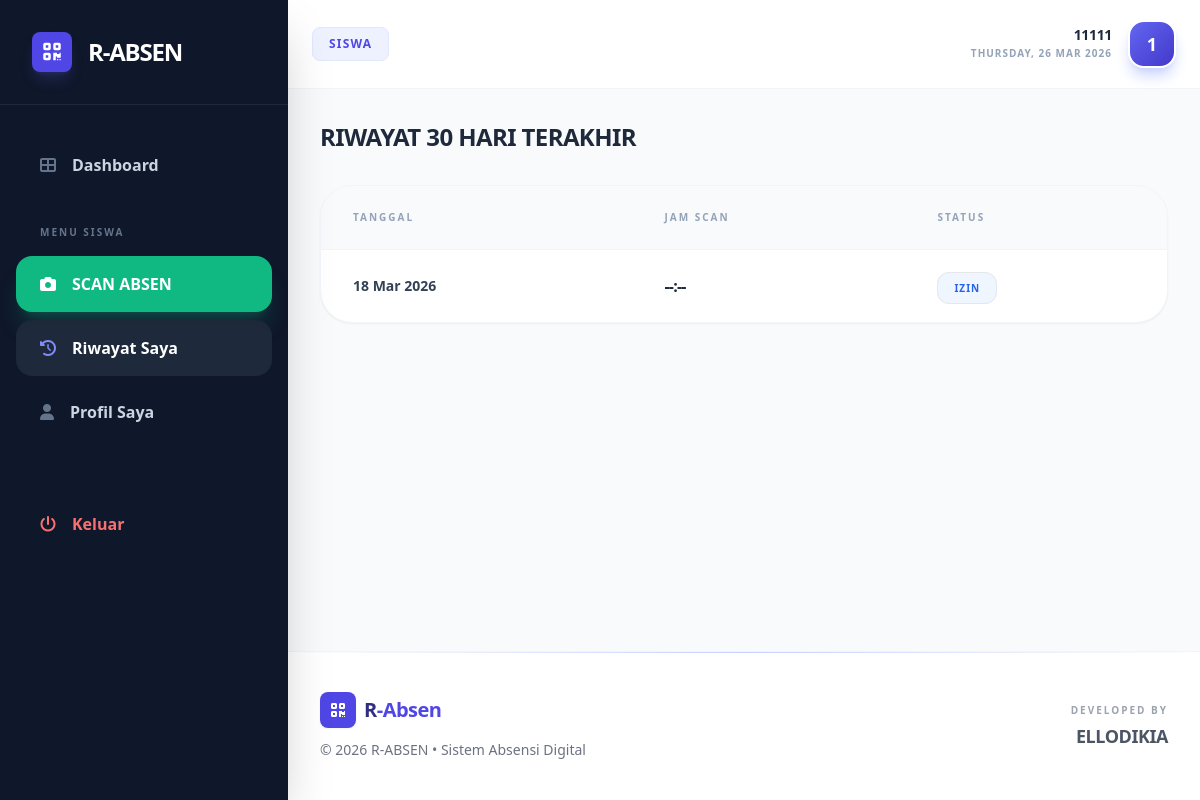
Page /siswa/riwayat.php (signed in) on the earlier database version.
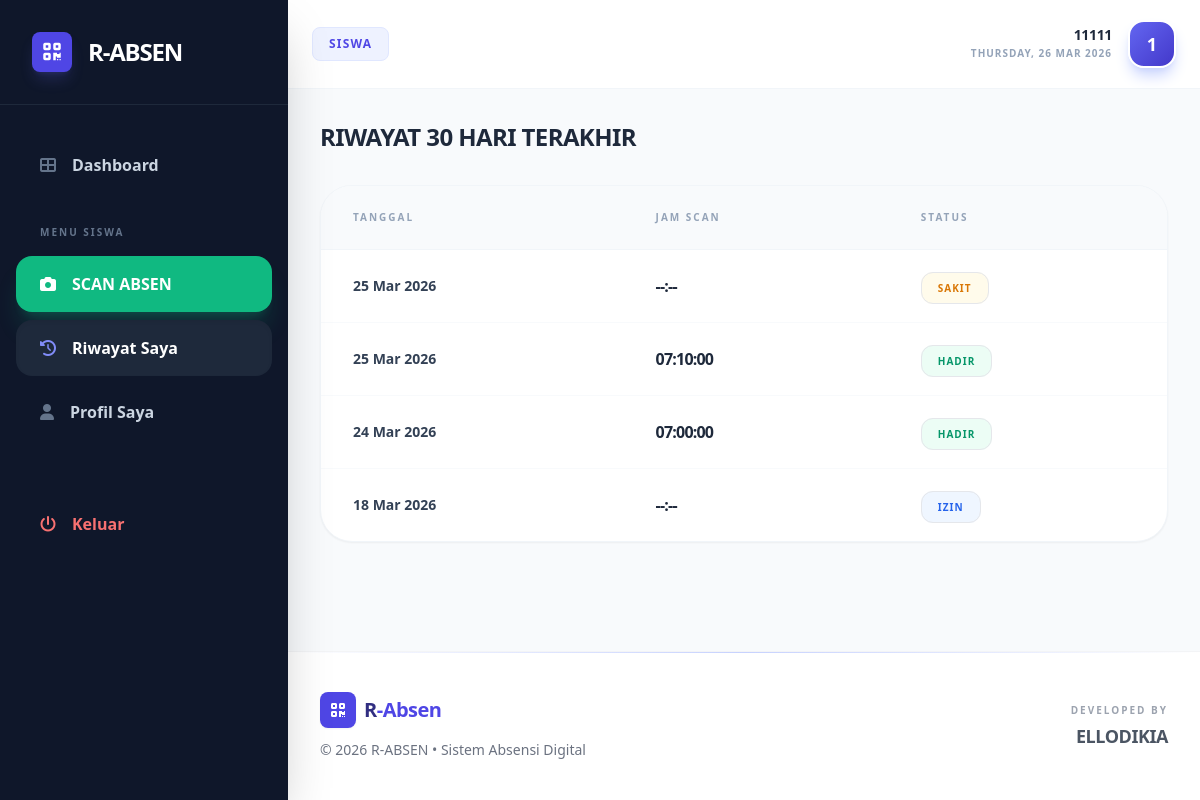
Same page on the later database version.
### tables this page shows
CREATE TABLE `absensi` (
  `id` int(11) NOT NULL,
  `siswa_id` int(11) DEFAULT NULL,
  `tanggal` date DEFAULT NULL,
  `jam_masuk` time DEFAULT NULL,
  `status` enum('hadir','sakit','izin','alpha') DEFAULT 'hadir',
  `keterangan` text DEFAULT NULL
);

### siswa/riwayat.php (the view, shortened to what this page needs)
<?php
include '../include/config.php';
$user_id = $_SESSION['id'];
$siswa = mysqli_fetch_assoc(mysqli_query($conn, "SELECT id FROM siswa WHERE user_id = '$user_id'"));
$siswa_id = $siswa['id'];
$query_riwayat = "SELECT * FROM absensi WHERE siswa_id = '$siswa_id' ORDER BY tanggal DESC LIMIT 30";
$result_riwayat = mysqli_query($conn, $query_riwayat);
?>
<!DOCTYPE html>
<html lang="id">
<head>
    <script src="https://cdn.tailwindcss.com"></script>
    <link rel="stylesheet" href="https://cdnjs.cloudflare.com/ajax/libs/font-awesome/6.0.0/css/all.min.css">
</head>
<body class="bg-slate-50 flex">
    <?php include '../include/sidebar.php'; ?>
    <div class="flex-1 md:ml-72 flex flex-col min-h-screen">
        <?php include '../include/header_nav.php'; ?>
        <main class="p-4 md:p-8">
            <h1 class="text-2xl font-black text-slate-800 mb-8 uppercase tracking-tight">Riwayat 30 Hari Terakhir</h1>
            <div class="bg-white rounded-[2rem] shadow-sm border border-slate-100 overflow-hidden">
                <div class="overflow-x-auto">
                    <table class="w-full text-left border-collapse">
                        <thead>
                            <tr class="bg-slate-50 text-slate-400 text-[10px] uppercase font-black tracking-[0.2em] border-b border-slate-100">
                                <th class="px-8 py-6">Tanggal</th>
                                <th class="px-8 py-6">Jam Scan</th>
                                <th class="px-8 py-6">Status</th>
                            </tr>
                        </thead>
                        <tbody class="divide-y divide-slate-50">
                            <?php if(mysqli_num_rows($result_riwayat) > 0): while($row = mysqli_fetch_assoc($result_riwayat)):
                                $colors = ['hadir'=>'bg-emerald-50 text-emerald-600', 'sakit'=>'bg-amber-50 text-amber-600', 'izin'=>'bg-blue-50 text-blue-600', 'alpha'=>'bg-rose-50 text-rose-600'];
                            ?>
                            <tr class="hover:bg-slate-50/50 transition-colors">
                                <td class="px-8 py-6 font-bold text-slate-700 text-sm"><?= date('d M Y', strtotime($row['tanggal'])) ?></td>
                                <td class="px-8 py-6 font-black text-slate-800 tracking-tighter"><?= $row['jam_masuk'] != '00:00:00' ? $row['jam_masuk'] : '--:--' ?></td>
                                <td class="px-8 py-6">
                                    <span class="px-4 py-2 rounded-xl text-[10px] font-black uppercase tracking-widest border <?= $colors[$row['status']] ?>"><?= $row['status'] ?></span>
                                </td>
                            </tr>
                            <?php endwhile; else: ?>
                            <tr><td colspan="3" class="px-8 py-20 text-center font-bold text-slate-300 uppercase tracking-widest text-xs">Belum ada riwayat</td></tr>
                            <?php endif; ?>
                        </tbody>
                    </table>
                </div>
            </div>
        </main>
        <?php include '../include/footer.php';?>
    </div>
</body>
</html>

### include/sidebar.php (shortened to what this page needs)
<?php
    $role = $_SESSION['role'] ?? '';
    $current_page = basename($_SERVER['PHP_SELF']);
?>
<aside id="sidebar" class="fixed inset-y-0 left-0 bg-slate-900 text-white w-72 transform -translate-x-full md:translate-x-0 transition-all duration-300 ease-in-out z-50 shadow-2xl">
    <div class="p-8 flex items-center space-x-4 border-b border-slate-800">
        <div class="w-10 h-10 bg-indigo-600 rounded-lg flex items-center justify-center shadow-lg shadow-indigo-500/20">
            <i class="fas fa-qrcode text-white text-xl"></i>
        </div>
        <span class="text-2xl font-black tracking-tighter">R-ABSEN</span>
    </div>
    <nav class="mt-8 px-4 space-y-2 overflow-y-auto max-h-[calc(100vh-120px)] pb-20">
        <a href="../<?= $role ?>/dashboard.php" class="flex items-center px-6 py-4 rounded-2xl transition-all group font-bold <?= $current_page == 'dashboard.php' ? 'bg-slate-800 text-white shadow-inner' : 'hover:bg-slate-800 text-slate-300' ?>">
            <i class="fas fa-th-large mr-4 <?= $current_page == 'dashboard.php' ? 'text-indigo-400' : 'text-slate-500 group-hover:text-indigo-400' ?>"></i> Dashboard
        </a>
        <?php if($role == 'siswa'): ?>
            <div class="pt-6 pb-2 px-6 text-[10px] font-black text-slate-500 uppercase tracking-[0.2em]">Menu Siswa</div>
            <a href="scan.php" class="flex items-center px-6 py-4 text-white rounded-2xl shadow-xl shadow-emerald-500/20 font-bold transition-all <?= $current_page == 'scan.php' ? 'bg-emerald-700 ring-2 ring-emerald-400/50' : 'bg-emerald-500 hover:bg-emerald-600' ?>">
                <i class="fas fa-camera mr-4"></i> SCAN ABSEN
            </a>
            <a href="riwayat.php" class="flex items-center px-6 py-4 rounded-2xl transition-all group font-bold <?= $current_page == 'riwayat.php' ? 'bg-slate-800 text-white shadow-inner' : 'hover:bg-slate-800 text-slate-300' ?>">
                <i class="fas fa-history mr-4 <?= $current_page == 'riwayat.php' ? 'text-indigo-400' : 'text-slate-500 group-hover:text-indigo-400' ?>"></i> Riwayat Saya
            </a>
            <a href="profil.php" class="flex items-center px-6 py-4 rounded-2xl transition-all group font-bold <?= $current_page == 'profil.php' ? 'bg-slate-800 text-white shadow-inner' : 'hover:bg-slate-800 text-slate-300' ?>">
                <i class="fas fa-user mr-4 <?= $current_page == 'profil.php' ? 'text-indigo-400' : 'text-slate-500 group-hover:text-indigo-400' ?>"></i> Profil Saya
            </a>
        <?php endif; ?>
        <div class="pt-12">
            <a href="../logout.php" class="flex items-center px-6 py-4 rounded-2xl text-red-400 hover:bg-red-500/10 hover:text-red-500 transition-all font-bold">
                <i class="fas fa-power-off mr-4"></i> Keluar
            </a>
        </div>
    </nav>
</aside>

### include/header_nav.php (shortened to what this page needs)
<header class="bg-white border-b border-slate-100 px-6 py-5 flex justify-between items-center sticky top-0 z-30">
    <div class="hidden md:block">
        <div class="flex items-center gap-3">
            <span class="text-xs font-black bg-indigo-50 text-indigo-600 px-4 py-2 rounded-lg uppercase tracking-widest border border-indigo-100">
                <?= $_SESSION['role'] ?>
            </span>
        </div>
    </div>
    <div class="flex items-center gap-4">
        <div class="text-right hidden sm:block">
            <p class="text-sm font-black text-slate-800 leading-none mb-1 uppercase tracking-tight"><?= $_SESSION['username'] ?></p>
            <p class="text-[10px] font-bold text-slate-400 uppercase tracking-widest"><?= date('l, d M Y') ?></p>
        </div>
        <div class="w-12 h-12 rounded-2xl bg-gradient-to-br from-indigo-500 to-indigo-700 flex items-center justify-center text-white font-black text-lg shadow-lg shadow-indigo-200 border-2 border-white">
            <?= strtoupper(substr($_SESSION['username'], 0, 1)) ?>
        </div>
    </div>
</header>

### include/footer.php
<footer class="bg-white border-t border-gray-100 py-10 mt-auto relative overflow-hidden w-full">
    <div class="absolute top-0 left-1/2 -translate-x-1/2 w-full h-px bg-gradient-to-r from-transparent via-indigo-200 to-transparent"></div>
    <div class="max-w-7xl mx-auto px-4 sm:px-6 lg:px-8 relative z-10">
        <div class="flex flex-col md:flex-row justify-between items-center gap-8">
            <div class="text-center md:text-left">
                <div class="flex items-center justify-center md:justify-start space-x-2 mb-3">
                    <div class="w-9 h-9 bg-indigo-600 rounded-lg flex items-center justify-center shadow-sm">
                        <i class="fas fa-qrcode text-white text-base"></i>
                    </div>
                    <span class="font-bold text-xl text-indigo-900 tracking-tight">
                        R<span class="text-indigo-600">-Absen</span>
                    </span>
                </div>
                <p class="text-gray-500 font-medium text-sm">
                    &copy; <?= date('Y'); ?> R-ABSEN &bull; Sistem Absensi Digital
                </p>
            </div>
            <div class="text-center md:text-right">
                <p class="text-gray-400 text-[10px] uppercase tracking-[0.2em] mb-1 font-bold">Developed By</p>
                <a href="http://ellodikia.ct.ws" target="_blank" class="group flex items-center justify-center md:justify-end gap-3 text-gray-600 hover:text-indigo-600 transition-all duration-300">
                    <div class="flex flex-col items-end leading-none">
                        <span class="font-bold text-lg tracking-tight uppercase group-hover:tracking-normal transition-all">ELLODIKIA</span>
                    </div>
                </a>
            </div>
        </div>
    </div>
</footer>

Differences in the rows shown:
added absensi: tanggal "25 Mar 2026", status "SAKIT"
added absensi: tanggal "25 Mar 2026", jam_masuk "07:10:00", status "HADIR"
added absensi: tanggal "24 Mar 2026", jam_masuk "07:00:00", status "HADIR"
